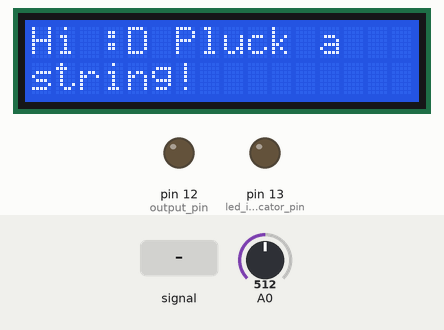
This sketch was run on a simulated Arduino Uno, built with avr-gcc and run on an emulated ATmega328P. Parts: 16×2 character LCD, output pins drawn as LEDs (lit = HIGH). Inputs (shaded band) come from the test bench; at power-on: A0 = 512. What the sketch prints to the serial monitor is not drawn.

Above: at 1.2 s.
1.3 s: A0 fed a 50 Hz sine of ±306 counts around its level
At 2.6 s:
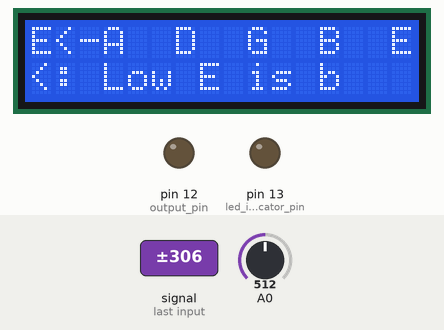
4.3 s: A0 fed a 1000 Hz sine of ±255 counts around its level
At 4.88 s:
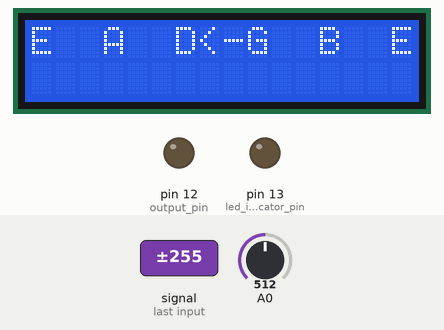
6.6 s: A0 fed a 50 Hz sine of ±306 counts around its level
At 8.0 s:
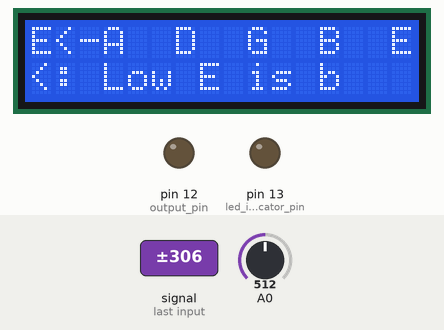
9.6 s: A0 set to 0
At 10.7 s:
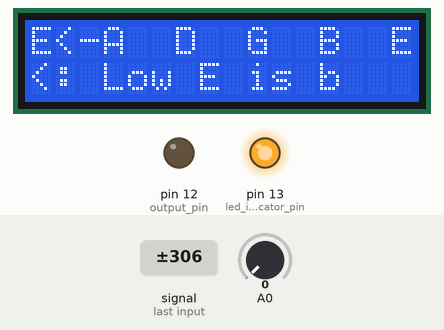
12.6 s: A0 set to 122
At 13.3 s:
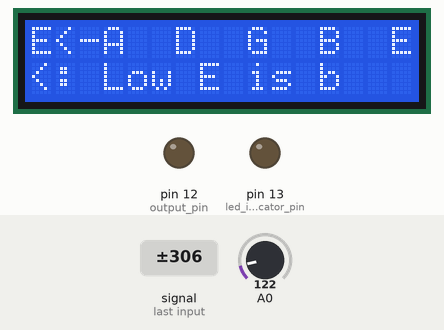
Timing chart, 0 to 15.6 s (numbered marks = the images above; inputs shaded):
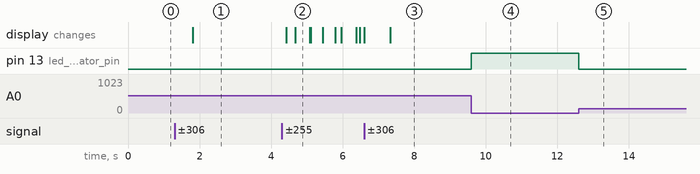

The sketch:

guitar_tuner.ino
```cpp
//generalized wave freq detection with 38.5kHz sampling rate and interrupts
//by Amanda Ghassaei
//https://www.instructables.com/id/Arduino-Frequency-Detection/

#include <LiquidCrystal_I2C.h>

//clipping indicator variables
boolean clipping = 0;

//data storage variables
byte newData = 0;
byte prevData = 0;
unsigned int time = 0;    //keeps time and sends vales to store in timer[] occasionally
int timer[10];            //sstorage for timing of events
int slope[10];            //storage for slope of events
unsigned int totalTimer;  //used to calculate period
unsigned int period;      //storage for period of wave
byte index = 0;           //current storage index
float frequency;          //storage for frequency calculations
int maxSlope = 0;         //used to calculate max slope as trigger point
int newSlope;             //storage for incoming slope data

//variables for decided whether you have a match
byte noMatch = 0;   //counts how many non-matches you've received to reset variables if it's been too long
byte slopeTol = 3;  //slope tolerance- adjust this if you need
int timerTol = 10;  //timer tolerance- adjust this if you need

//variables for amp detection
unsigned int ampTimer = 0;
byte maxAmp = 0;
byte checkMaxAmp;
byte ampThreshold = 30;  //raise if you have a very noisy signal

LiquidCrystal_I2C lcd(0x27, 16, 2);

int ok;

void setup() {
  ok = 0;
  lcd.init();       // Initiate the LCD module
  lcd.backlight();  // Turn on the backlight

  Serial.begin(9600);

  pinMode(13, OUTPUT);  //led indicator pin
  pinMode(12, OUTPUT);  //output pin

  cli();  //disable interrupts

  //set up continuous sampling of analog pin 0 at 38.5kHz

  //clear ADCSRA and ADCSRB registers
  ADCSRA = 0;
  ADCSRB = 0;

  ADMUX |= (1 << REFS0);  //set reference voltage
  ADMUX |= (1 << ADLAR);  //left align the ADC value- so we can read highest 8 bits from ADCH register only

  ADCSRA |= (1 << ADPS2) | (1 << ADPS0);  //set ADC clock with 32 prescaler- 16mHz/32=500kHz
  ADCSRA |= (1 << ADATE);                 //enabble auto trigger
  ADCSRA |= (1 << ADIE);                  //enable interrupts when measurement complete
  ADCSRA |= (1 << ADEN);                  //enable ADC
  ADCSRA |= (1 << ADSC);                  //start ADC measurements

  sei();  //enable interrupts
}

ISR(ADC_vect) {        //when new ADC value ready
  PORTB &= B11101111;  //set pin 12 low
  prevData = newData;  //store previous value
  newData = ADCH;      //get value from A0

  if (prevData < 127 && newData >= 127) {  //if increasing and crossing midpoint
    newSlope = newData - prevData;         //calculate slope

    if (abs(newSlope - maxSlope) < slopeTol) {  //if slopes are ==
      //record new data and reset time
      slope[index] = newSlope;
      timer[index] = time;
      time = 0;

      if (index == 0) {      //new max slope just reset
        PORTB |= B00010000;  //set pin 12 high
        noMatch = 0;
        index++;                                                                                    //increment index
      } else if (abs(timer[0] - timer[index]) < timerTol && abs(slope[0] - newSlope) < slopeTol) {  //if timer duration and slopes match
        //sum timer values
        totalTimer = 0;

        for (byte i = 0; i < index; i++) {
          totalTimer += timer[i];
        }

        period = totalTimer;  //set period
        //reset new zero index values to compare with
        timer[0] = timer[index];
        slope[0] = slope[index];
        index = 1;           //set index to 1
        PORTB |= B00010000;  //set pin 12 high
        noMatch = 0;
      } else {    //crossing midpoint but not match
        index++;  //increment index

        if (index > 9) {
          reset();
        }
      }
    } else if (newSlope > maxSlope) {  //if new slope is much larger than max slope
      maxSlope = newSlope;
      time = 0;  //reset clock
      noMatch = 0;
      index = 0;  //reset index
    } else {      //slope not steep enough
      noMatch++;  //increment no match counter
      if (noMatch > 9) {
        reset();
      }
    }
  }

  if (newData == 0 || newData == 1023) {  //if clipping
    PORTB |= B00100000;                   //set pin 13 high - turn on clipping indicator led
    clipping = 1;                         //currently clipping
  }

  time++;  //increment timer at rate of 38.5kHz

  ampTimer++;  //increment amplitude timer
  if (abs(127 - ADCH) > maxAmp) {
    maxAmp = abs(127 - ADCH);
  }

  if (ampTimer == 1000) {
    ampTimer = 0;
    checkMaxAmp = maxAmp;
    maxAmp = 0;
  }
}

void reset() {   //clear out some variables
  index = 0;     //reset index
  noMatch = 0;   //reset match couner
  maxSlope = 0;  //reset slope
}


void checkClipping() {   //manage clipping indicator LED
  if (clipping) {        //if currently clipping
    PORTB &= B11011111;  //turn off clipping indicator led
    clipping = 0;
  }
}


void display() {
  // LOW E
  if (abs(frequency - 82.4) < 1) {
    lcd.setCursor(0, 0);
    lcd.print("E<-A  D  G  B  E");
    lcd.setCursor(0, 1);
    lcd.print("                   ");
    lcd.setCursor(0, 1);
    lcd.print("@: Low E in tune");
  }

  if (frequency > 83.4 && frequency < 95) {
    lcd.setCursor(0, 0);
    lcd.print("E<-A  D  G  B  E");
    lcd.setCursor(0, 1);
    lcd.print("                 ");
    lcd.setCursor(0, 1);
    lcd.print("<: Low E is #");
  }

  if (frequency < 81.4) {
    lcd.setCursor(0, 0);
    lcd.print("E<-A  D  G  B  E");
    lcd.setCursor(0, 1);
    lcd.print("                 ");
    lcd.setCursor(0, 1);
    lcd.print("<: Low E is b");
  }


  // A
  if (abs(frequency - 110) < 1) {
    lcd.setCursor(0, 0);
    lcd.print("E  A<-D  G  B  E");
    lcd.setCursor(0, 1);
    lcd.print("                ");
    lcd.setCursor(0, 1);
    lcd.print("@: A in tune");
  }

  if (frequency > 111 && frequency < 130) {
    lcd.setCursor(0, 0);
    lcd.print("E  A<-D  G  B  E");
    lcd.setCursor(0, 1);
    lcd.print("                   ");
    lcd.setCursor(0, 1);
    lcd.print("<: A is #");
  }

  if (frequency < 109 && frequency > 95) {
    lcd.setCursor(0, 0);
    lcd.print("E  A<-D  G  B  E");
    lcd.setCursor(0, 1);
    lcd.print("                  ");
    lcd.setCursor(0, 1);
    lcd.print("<: A is b");
  }

  // D
  if (abs(frequency - 146.8) < 1) {
    lcd.setCursor(0, 0);
    lcd.print("E  A  D<-G  B  E");
    lcd.setCursor(0, 1);
    lcd.print("                ");
    lcd.setCursor(0, 1);
    lcd.print("@: D in tune");
  }

  if (frequency > 147.8 && frequency < 164) {
    lcd.setCursor(0, 0);
    lcd.print("E  A  D<-G  B  E");
    lcd.setCursor(0, 1);
    lcd.print("                   ");
    lcd.setCursor(0, 1);
    lcd.print("<: D is #");
  }

  if (frequency < 145.8 && frequency > 130) {
    lcd.setCursor(0, 0);
    lcd.print("E  A  D<-G  B  E");
    lcd.setCursor(0, 1);
    lcd.print("                  ");
    lcd.setCursor(0, 1);
    lcd.print("<: D is b");
  }

  // G
  if (abs(frequency - 196) < 1) {
    lcd.setCursor(0, 0);
    lcd.print("E  A  D  G<-B  E");
    lcd.setCursor(0, 1);
    lcd.print("                ");
    lcd.setCursor(0, 1);
    lcd.print("@: G in tune");
  }

  if (frequency > 197 && frequency < 220) {
    lcd.setCursor(0, 0);
    lcd.print("E  A  D  G<-B  E");
    lcd.setCursor(0, 1);
    lcd.print("                   ");
    lcd.setCursor(0, 1);
    lcd.print("<: G is #");
  }

  if (frequency < 195 && frequency > 165) {
    lcd.setCursor(0, 0);
    lcd.print("E  A  D  G<-B  E");
    lcd.setCursor(0, 1);
    lcd.print("                  ");
    lcd.setCursor(0, 1);
    lcd.print("<: G is b");
  }

  // B
  if (abs(frequency - 246.9) < 1) {
    lcd.setCursor(0, 0);
    lcd.print("E  A  D  G  B<-E");
    lcd.setCursor(0, 1);
    lcd.print("                ");
    lcd.setCursor(0, 1);
    lcd.print("@: B in tune");
  }

  if (frequency > 247.9 && frequency < 280) {
    lcd.setCursor(0, 0);
    lcd.print("E  A  D  G  B<-E");
    lcd.setCursor(0, 1);
    lcd.print("                   ");
    lcd.setCursor(0, 1);
    lcd.print("<: B is #");
  }

  if (frequency < 245.9 && frequency > 220) {
    lcd.setCursor(0, 0);
    lcd.print("E  A  D  G  B<-E");
    lcd.setCursor(0, 1);
    lcd.print("                  ");
    lcd.setCursor(0, 1);
    lcd.print("<: B is b");
  }

  // High E
  if (abs(frequency - 329.6) < 1) {
    lcd.setCursor(0, 0);
    lcd.print("E  A  D  G  B->E");
    lcd.setCursor(0, 1);
    lcd.print("                ");
    lcd.setCursor(0, 1);
    lcd.print("@ High E in tune");
  }

  if (frequency > 330.9) {
    lcd.setCursor(0, 0);
    lcd.print("E  A  D  G  B->E");
    lcd.setCursor(0, 1);
    lcd.print("                   ");
    lcd.setCursor(0, 1);
    lcd.print("<: High E is #");
  }

  if (frequency < 328.6 && frequency > 280) {
    lcd.setCursor(0, 0);
    lcd.print("E  A  D  G  B->E");
    lcd.setCursor(0, 1);
    lcd.print("                  ");
    lcd.setCursor(0, 1);
    lcd.print("<: High E is b");
  }
  ok = 1;
}

void loop() {

  checkClipping();

  if (checkMaxAmp > ampThreshold) {
    frequency = 38462 / float(period);  //calculate frequency timer rate/period

    if (frequency > 40 && frequency < 370) {
      Serial.print(frequency);
      Serial.print(" curr hz  -  ");

      lcd.setCursor(0, 1);
      lcd.print("                 ");

      display();
    }
  }

  if (!ok) {
    lcd.setCursor(0, 0);
    lcd.print("Hi :D Pluck a");
    lcd.setCursor(0, 1);
    lcd.print("string!");
  }
}
```

Measured:
- after the input at 1.3 s, the display: changes after 0.51 s (image 1)
- after the input at 4.3 s, the display: first changes after 0.12 s (image 2 shows a later state)
- after the input at 9.6 s, pin 13 (led_indicator_pin): LOW → HIGH at once
- after the input at 12.6 s, pin 13 (led_indicator_pin): HIGH → LOW at once
